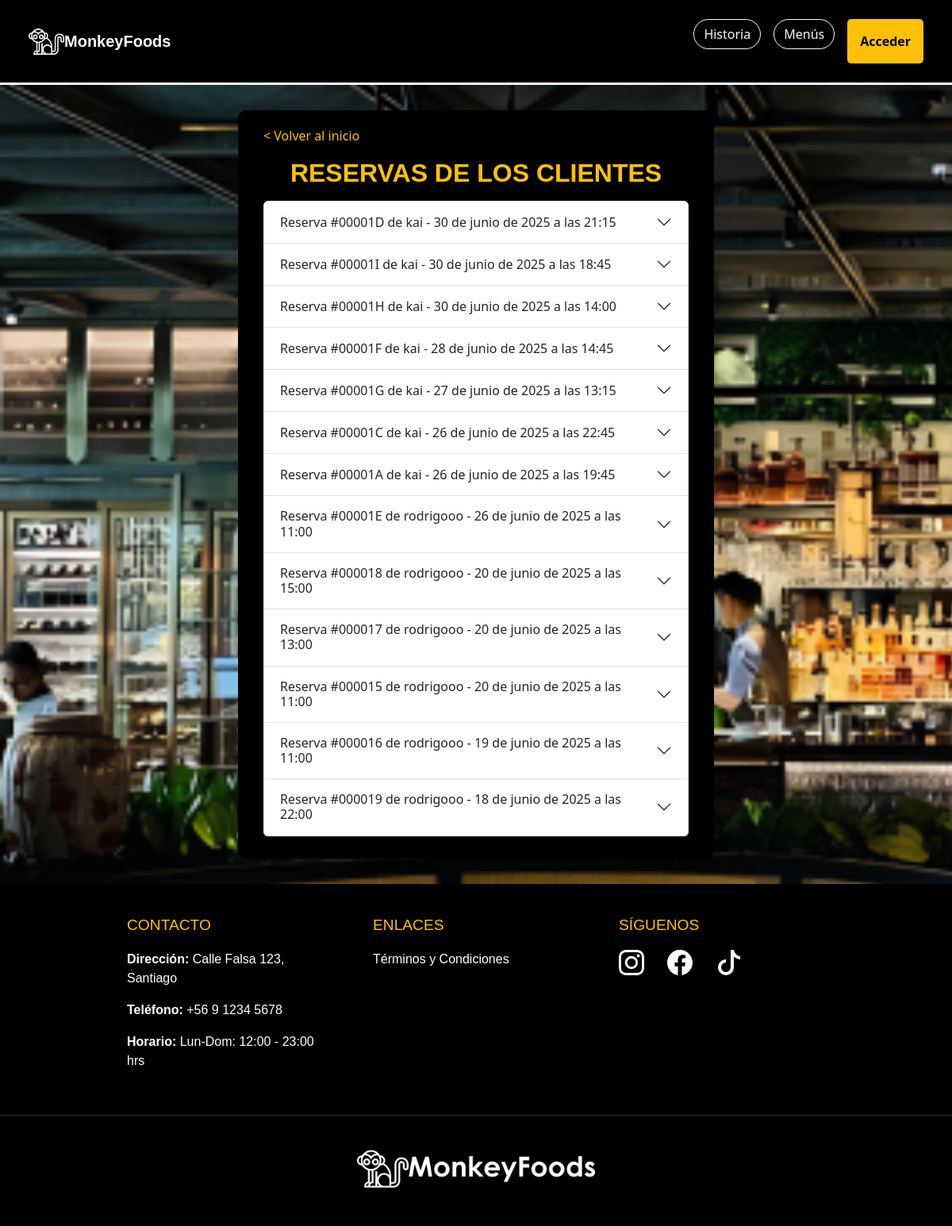
Page /reservas_mesero/ on the committed database.
### apps/reservas/models.py (models this page shows, shortened)
class Reserva(models.Model):
    ESTADOS_RESERVA = (
        ('borrador', 'Borrador'),
        ('completada', 'Completada'),
    )
    id_reserva = models.CharField(max_length=12, unique=True, editable=False)
    cliente = models.ForeignKey(settings.AUTH_USER_MODEL, on_delete=models.CASCADE)
    nombre_reserva = models.CharField(max_length=100)
    fecha = models.DateField()
    hora = models.TimeField()
    telefono = models.CharField(max_length=20)
    comensales = models.PositiveIntegerField(default=1)
    abono = models.DecimalField(max_digits=8, decimal_places=2)
    total = models.DecimalField(max_digits=8, decimal_places=2)
    mesas = models.ManyToManyField('Mesa')
    menu = models.ForeignKey(Menu, on_delete=models.SET_NULL, null=True, blank=True)  #modelo menú
    zona = models.ForeignKey('Zona', on_delete=models.CASCADE, null=True, blank=True)
    estado = models.CharField(max_length=20, choices=ESTADOS_RESERVA, default='borrador')

### apps/registrar/models.py (models this page shows, shortened)
class CustomUser(AbstractUser):
    ROL_CHOICES = (
        (1, 'Cliente'),
        (2, 'Mesero'),
        (3, 'Cocinero'),
        (4, 'Administrador'),
    )
    rol = models.PositiveSmallIntegerField(choices=ROL_CHOICES, default=1)
    foto_perfil = models.ImageField(upload_to='fotos_perfil/', blank=True, null=True)

### apps/reservas_mesero/views.py (the view)
# urls.py: path('', views.reservas_mesero, name='reservas_mesero'),
def reservas_mesero(request):
    reservas_futuras = Reserva.objects.filter(fecha__gte=now().date()).order_by('fecha', 'hora')
    reservas_pasadas = Reserva.objects.filter(fecha__lt=now().date()).order_by('-fecha', '-hora')
    reservas = list(reservas_futuras) + list(reservas_pasadas)  # concatenar listas
    return render(request, 'reservas_mesero/reservas_mesero.html', {'reservas': reservas})

### apps/reservas_mesero/templates/reservas_mesero/reservas_mesero.html (shortened to what this page needs)
{% load static %}
<!DOCTYPE html>
<html lang="es">
<head>
    <link href="https://cdn.jsdelivr.net/npm/bootstrap@5.3.3/dist/css/bootstrap.min.css" rel="stylesheet"
>
    <link rel="stylesheet" href="https://cdn.jsdelivr.net/npm/bootstrap-icons@1.11.3/font/bootstrap-icons.min.css">
    <link rel="stylesheet" href="{% static 'reservas_mesero/css/styles.css' %}">
</head>
<body class="body-fondo">
    <nav class="navbar navbar-expand-lg bg-body-primary navbar-settings p-4">
        <div class="container-fluid">
            <a href="{% url 'index' %}">
                <img style="width: 45px; height: 45px;" src="{% static 'home/img/mono-blanco.png' %}" alt="marca">
                <a class="navbar-brand marca" href="{% url 'index' %}">MonkeyFoods</a>
            </a>
            <div class="collapse navbar-collapse" id="navbarSupportedContent">
                {% if request.user.is_authenticated %}
                <form class="d-flex gap-4" role="search">
                    <a href="{% url 'historia' %}">
                        <button class="btn btn-outline-light history" type="button">Historia</button>
                    </a>
                    <a href="{% url 'menus' %}">
                            <button class="btn btn-outline-light history" type="button">Menús</button>
                        </a>
                    {% if request.user.rol == 4 %}
                    <a href="{% url 'crear_empleado' %}">
                        <button class="btn btn-outline-danger history" type="button">Crear empleado</button>
                    </a>
                    {% endif %}
                    <div class="nav-item dropdown dropdown-perfil me-2">
                        <a class="nav-link dropdown-toggle" href="#" role="button" data-bs-toggle="dropdown">
                            {% if user.foto_perfil %}
                            <img src="{{ user.foto_perfil.url }}" alt="Foto de perfil" style="border-radius: 50%; border: 1px solid #ffc107;" width="36" height="36">
                            {% else %}
                            <svg xmlns="http://www.w3.org/2000/svg" style="color: #ffc107" width="36" height="36"
                                fill="currentColor" class="bi bi-person-circle" viewBox="0 0 16 16">
                                <path d="M11 6a3 3 0 1 1-6 0 3 3 0 0 1 6 0" />
                                <path fill-rule="evenodd"
                                    d="M0 8a8 8 0 1 1 16 0A8 8 0 0 1 0 8m8-7a7 7 0 0 0-5.468 11.37C3.242 11.226 4.805 10 8 10s4.757 1.225 5.468 2.37A7 7 0 0 0 8 1" />
                            </svg>
                            {% endif %}
                        </a>
                        <ul class="dropdown-menu dropdown-perfil">
                           <li><p class="text-black text-end mx-1 text-center" style="font-weight: bold;">{{ user.first_name|upper }} {{ user.last_name|upper }}</p></li>
                            <li><a class="dropdown-item" href="{% url 'perfil' %}">Mi perfil</a></li>
                            {% if request.user.rol == 4 %}
                            <li><a class="dropdown-item" href="{% url 'admin_usuarios' %}">Usuarios</a></li>
                            {% endif %}
                            {% if request.user.rol == 1 %}
                            <li><a class="dropdown-item" href="{% url 'historial_reservas' %}">Mis reservas</a></li>
                            {% endif %}
                            <li><a class="dropdown-item" href="{% url 'exit' %}">Salir</a></li>
                        </ul>
                    </div>
                </form>
                {% else %}
                <div class="d-flex gap-3">
                    <div class="d-flex gap-3">
                        <a href="{% url 'historia' %}">
                            <button class="btn btn-outline-light history" type="button">Historia</button>
                        </a>
                        <a href="{% url 'menus' %}">
                            <button class="btn btn-outline-light history" type="button">Menús</button>
                        </a>
                        <form class="d-flex" role="search">
                            <a href="{% url 'registrar' %}">
                                <button class="btn btn-warning btn-settings" type="button">Acceder</button>
                            </a>
                        </form>
                    </div>
                </div>
                {% endif %}
            </div>
        </div>
    </nav>
     <div class="form-container">
        <div class="container mb-2">
            <a href="{% url 'index' %}" class="text-warning text-decoration-none mb-3 d-block">&lt; Volver al inicio</a>
            <h2 class="text-warning text-center mb-3" style="font-family: 'Century Gothic', sans-serif; font-weight: bolder;">RESERVAS DE LOS CLIENTES</h2>
            <div class="accordion" id="accordionReservas">
                {% for reserva in reservas %}
                <div class="accordion-item">
                    <h2 class="accordion-header" id="heading{{ reserva.id }}">
                        <button class="accordion-button collapsed" type="button" data-bs-toggle="collapse"
                            data-bs-target="#collapse{{ reserva.id }}">
                            Reserva #{{ reserva.id_reserva }} de {{ reserva.cliente.username }} - {{ reserva.fecha }} a las {{ reserva.hora }}
                        </button>
                    </h2>
                </div>
                {% empty %}
                <p class="text-center" style="font-size: 18px; color: grey; font-style: italic;">No tienes reservas
                    registradas.</p>
                {% endfor %}
            </div>
        </div>
    </div>
    <footer class="footer-triple">
        <div class="footer-contenido">
            <div class="footer-columna">
                <h3>Contacto</h3>
                <p><strong>Dirección:</strong> Calle Falsa 123, Santiago</p>
                <p><strong>Teléfono:</strong> +56 9 1234 5678</p>
                <p><strong>Horario:</strong> Lun-Dom: 12:00 - 23:00 hrs</p>
            </div>
            <div class="footer-columna">
                <h3>Enlaces</h3>
                <ul class="footer-links">
                    <li><a href="#">Términos y Condiciones</a></li>
                </ul>
            </div>
            <div class="footer-columna">
                <h3>Síguenos</h3>
                <div class="redes-sociales">
                    <a href="#"></a>
                    <a href="#"></a>
                    <a href="#"><svg xmlns="http://www.w3.org/2000/svg" width="32" height="32" fill="currentColor" class="bi bi-tiktok" viewBox="0 0 16 16">
                                    <path d="M9 0h1.98c.144.715.54 1.617 1.235 2.512C12.895 3.389 13.797 4 15 4v2c-1.753 0-3.07-.814-4-1.829V11a5 5 0 1 1-5-5v2a3 3 0 1 0 3 3z"/>
                                </svg></a>
                </div>
            </div>
        </div>
        <div class="footer-logo-container">
            <a href="#">
                <img src="{% static 'home/img/logo_blanco.png' %}" alt="Logo" class="footer-logo">
            </a>
        </div>
    </footer>
</body>
</html>

### apps/reservas_mesero/static/reservas_mesero/css/styles.css (style rules this page uses)
html, body { max-width: 100%; overflow-x: hidden; }
.navbar-settings { background-color: black; border-bottom: 3px solid; color: white; }
.marca { color: white; font-weight: bold; text-align: right; background-size: 20%; font-family: "Century Gothic", sans-serif; }
.btn-settings { border-radius: 40px; }
.history { border-radius: 40px; }
.body-fondo { background-image: url(../img/fondo.png); background-size: cover; background-position: cover; background-repeat: no-repeat; background-attachment: fixed; }
.btn-warning { background-color: #ffc107; border: none; border-radius: 5px; font-weight: bold; padding: 1rem; cursor: pointer; transition: background-color 0.3s ease; }
.form-container { max-width: 600px; width: 90%; display: grid; color: white; background-color: black; border-radius: 10px; padding: 20px; margin: 2rem auto; }
.footer-triple { background: black; color: white; font-family: "Century Gothic", sans-serif; padding: 40px 0 20px; display: flex; flex-direction: column; align-items: center; width: 100%; }
.footer-contenido { display: flex; justify-content: space-around; max-width: 1200px; margin: 0 auto; padding: 0 20px; gap: 30px; }
.footer-columna { width: 280px; padding: 0 10px; text-align: left; }
.footer-columna h3 { color: #ffc107; font-size: 1.2rem; margin-bottom: 20px; text-transform: uppercase; }
.footer-links, .redes-sociales { list-style: none; padding: 0; }
.footer-links li, .redes-sociales a { margin-bottom: 10px; }
.footer-links a, .redes-sociales a { color: white; text-decoration: none; transition: color 0.3s; }
.redes-sociales svg { margin-right: 25px; color: white; }
.footer-logo-container { width: 100%; text-align: center; margin-top: 40px; padding: 20px 0; border-top: 1px solid #333333; }
.footer-logo { margin-top: 15px; max-width: 300px; height: auto; filter: brightness(0) invert(1); }

### rows in the picture
Reserva: id_reserva "00001D", cliente.username "kai", fecha "30 de junio de 2025", hora "21:15"
Reserva: id_reserva "00001I", cliente.username "kai", fecha "30 de junio de 2025", hora "18:45"
Reserva: id_reserva "00001H", cliente.username "kai", fecha "30 de junio de 2025", hora "14:00"
Reserva: id_reserva "00001F", cliente.username "kai", fecha "28 de junio de 2025", hora "14:45"
Reserva: id_reserva "00001G", cliente.username "kai", fecha "27 de junio de 2025", hora "13:15"
Reserva: id_reserva "00001C", cliente.username "kai", fecha "26 de junio de 2025", hora "22:45"
Reserva: id_reserva "00001A", cliente.username "kai", fecha "26 de junio de 2025", hora "19:45"
Reserva: id_reserva "00001E", cliente.username "rodrigooo", fecha "26 de junio de 2025", hora "11:00"
Reserva: id_reserva "000018", cliente.username "rodrigooo", fecha "20 de junio de 2025", hora "15:00"
Reserva: id_reserva "000017", cliente.username "rodrigooo", fecha "20 de junio de 2025", hora "13:00"
Reserva: id_reserva "000015", cliente.username "rodrigooo", fecha "20 de junio de 2025", hora "11:00"
Reserva: id_reserva "000016", cliente.username "rodrigooo", fecha "19 de junio de 2025", hora "11:00"
Reserva: id_reserva "000019", cliente.username "rodrigooo", fecha "18 de junio de 2025", hora "22:00"
